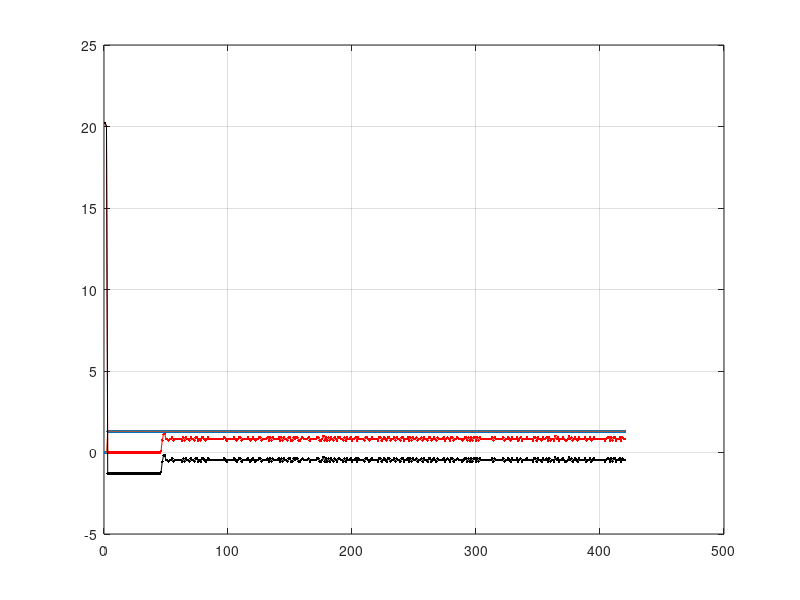

This figure's MATLAB source:
clc
clear
fid1 = fopen('acutal.txt','rt');
fid2 = fopen('target.txt','rt');
fid3 = fopen('dT.txt','rt');


actual=fscanf(fid1,'%f\n',420);
target=fscanf(fid2,'%f\n',420);
dT=fscanf(fid3,'%f\n',420);
error=target-actual;

fclose(fid1);
fclose(fid2);
fclose(fid3);
figure;
plot(actual,'.');hold on;plot(target,'.r');grid on;plot(error,'.k');
plot(actual);hold on;plot(target,'r');grid on;plot(error,'k');
mean_err=mean(error(100:300))
